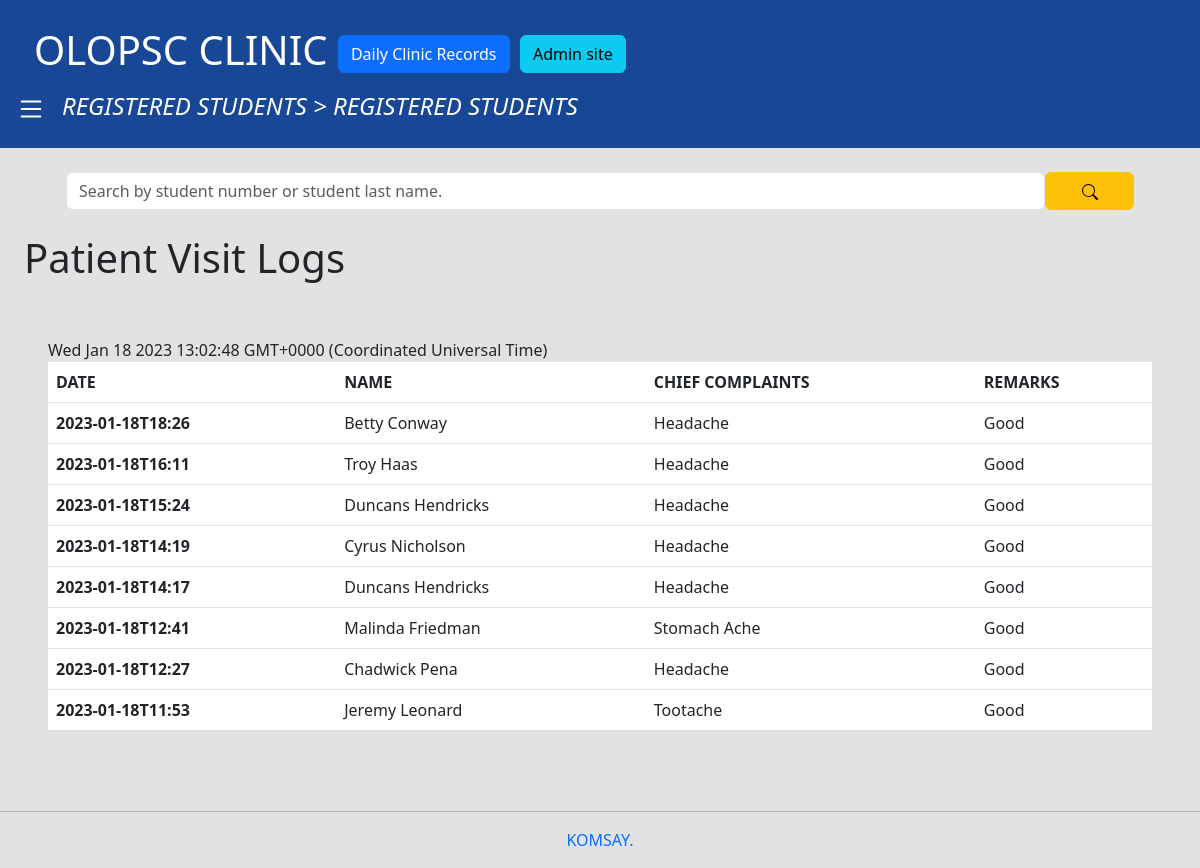
Before: /dailyclinicrecords/ with the older database file.
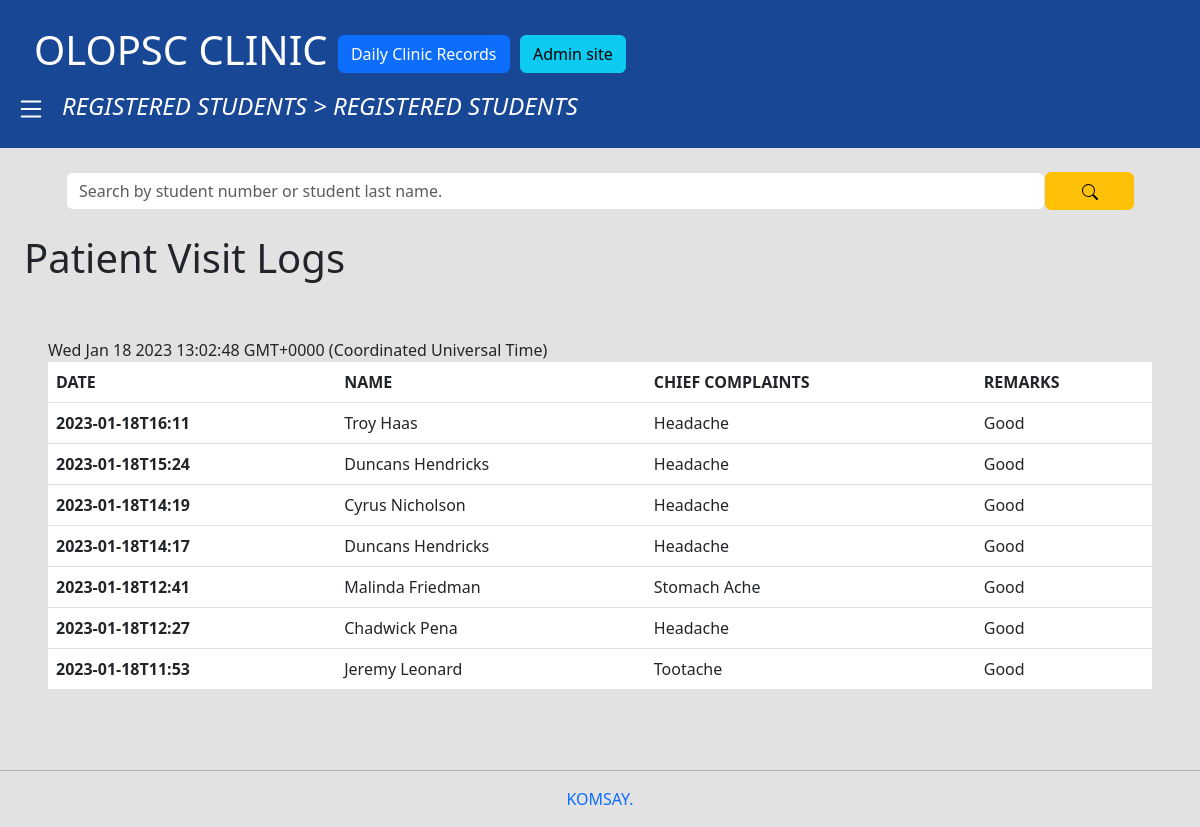
After: the same page with the newer database file.
### students/models.py (models this page shows)
class StudentClinicRecords(models.Model):
    student_record = models.ForeignKey(Student, on_delete=models.CASCADE, related_name="student_rec")
    date_and_time_of_visit = models.CharField(max_length=30)
    chief_complaints = models.CharField(max_length=30)
    treatments = models.CharField(max_length=30)
    remarks = models.CharField(max_length=30)

class Student(models.Model):
    first_name = models.CharField(max_length=30,verbose_name="First name")
    last_name = models.CharField(max_length=30,verbose_name="Last name")
    student_number = models.IntegerField(max_length=30)
    guardian_name = models.CharField(max_length=30)
    guardian_contact = models.CharField(max_length=30)
    user_created = models.CharField(max_length=30, default="2023")
    def __str__(self):
        return self.first_name + " " + self.last_name

### students/views.py (the view)
# urls.py: path('dailyclinicrecords/', views.dailyclinicrecords, name='dailyclinicrecords'),
def dailyclinicrecords(request):
    data = StudentClinicRecords.objects.all().order_by('-id')
    context = {
        'record': data
    }
    return render(request, "students/dailyclinicrecords.html", context)

### students/templates/students/dailyclinicrecords.html (shortened to what this page needs)
{% extends 'base.html'%}
{% block content %}
<h1 class="ms-4">Patient Visit Logs <a href="addvisitor" class="btn btn-success" style="display: none;">Add Visitor</a></h1>
<div class="p-5">
  <div id="current_date"></div>
  <table class="table table-hover">
    <thead>
      <tr>
        <th scope="col">DATE</th>
        <th scope="col">NAME</th>
        <th scope="col">CHIEF COMPLAINTS</th>
        <th scope="col">REMARKS</th>
      </tr>
    </thead>
    <tbody>
      {% for items in record %}</h1>
      <tr>
        <th scope="row">{{items.date_and_time_of_visit}}</th>
        <td>{{items.student_record}}</td>
        <td>{{items.chief_complaints}}</td>
        <td>{{items.remarks}}</td>
      </tr>
      {% endfor %}
    </tbody>
  </table>
</div>
{% endblock %}

Changed rows visible on the page:
removed StudentClinicRecords: date_and_time_of_visit "2023-01-18T18:26", student_record "Betty Conway", chief_complaints "Headache", remarks "Good"
